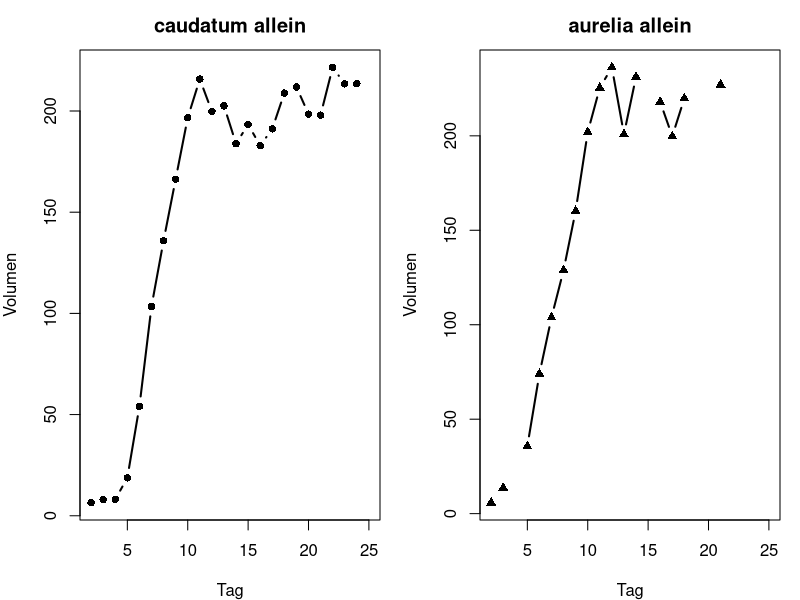
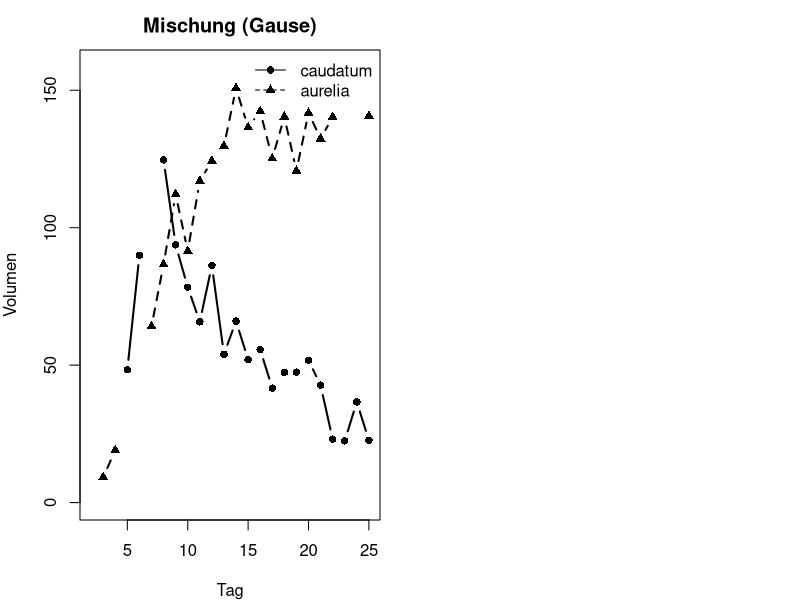
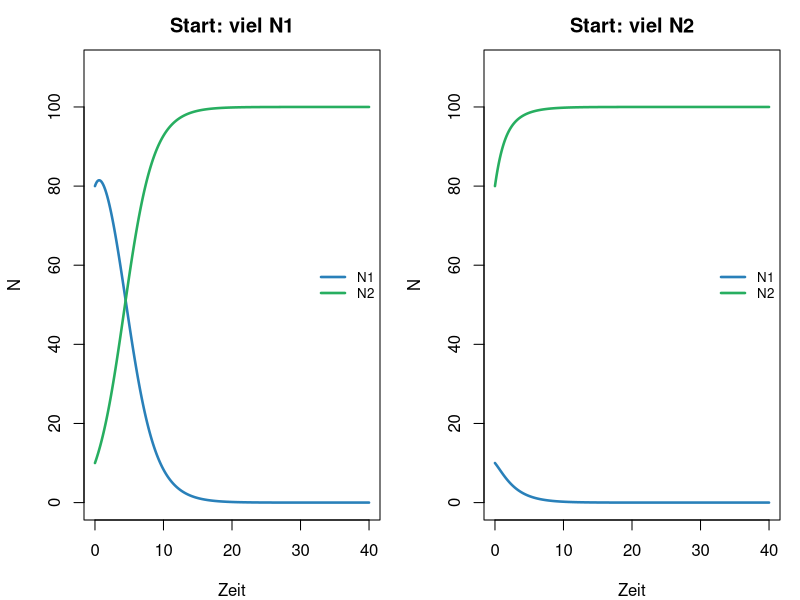
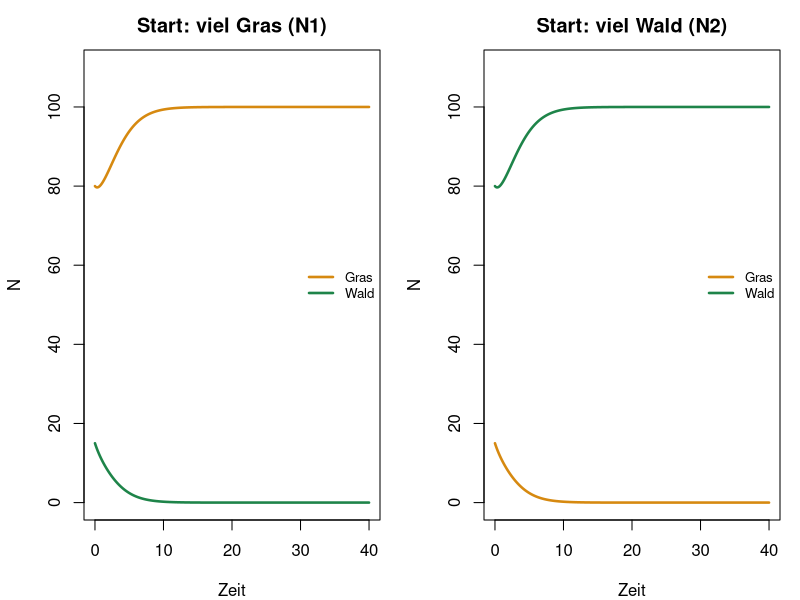
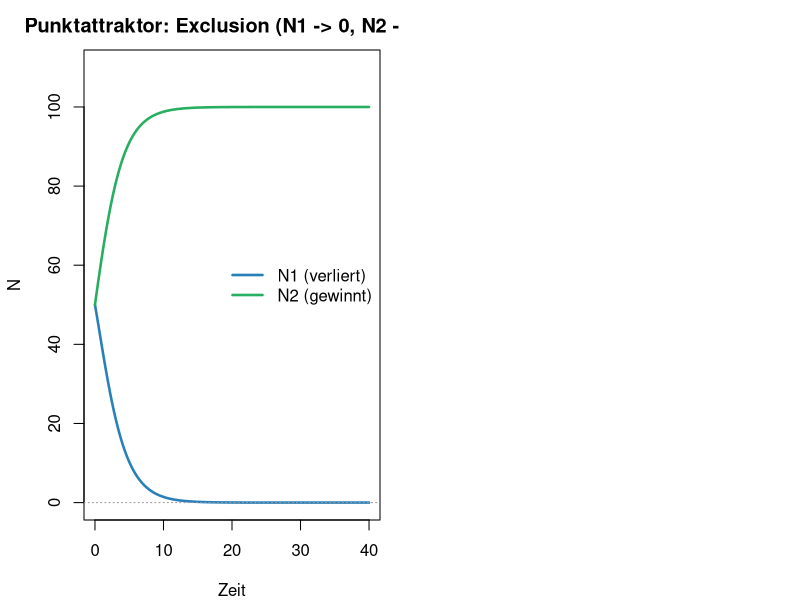
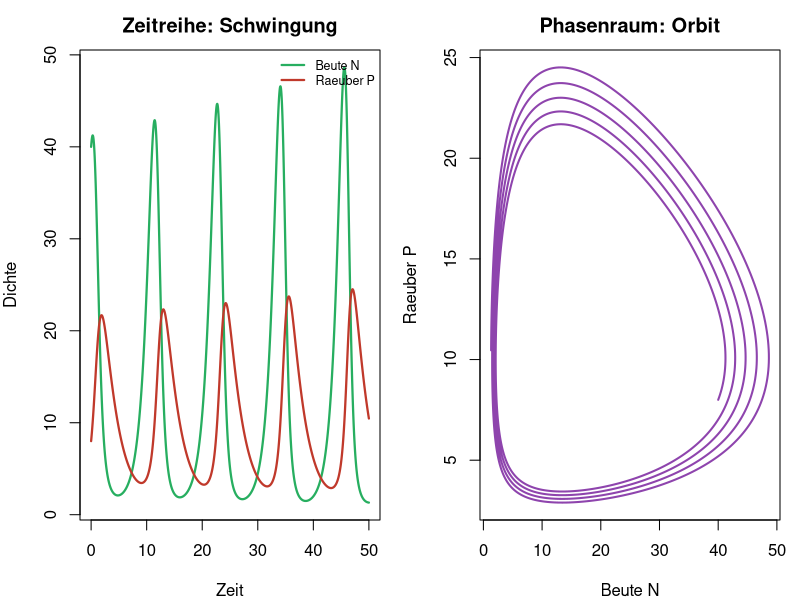
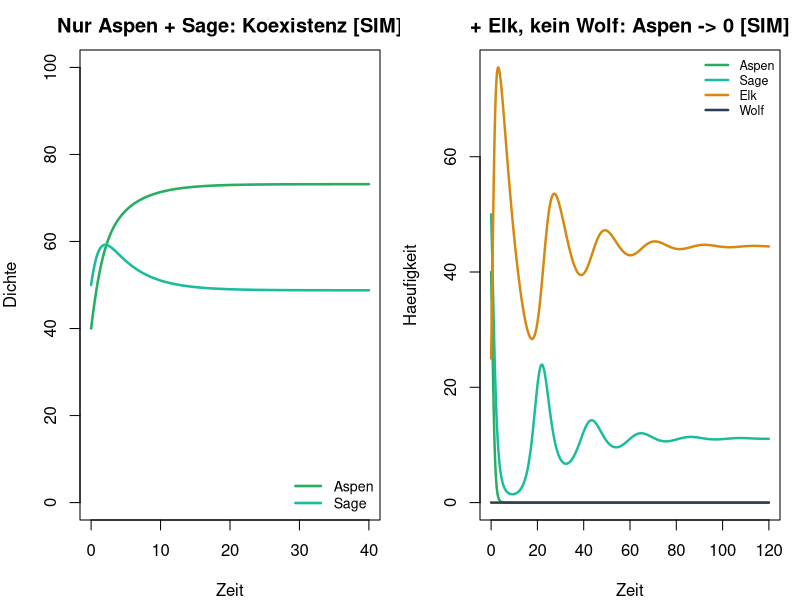
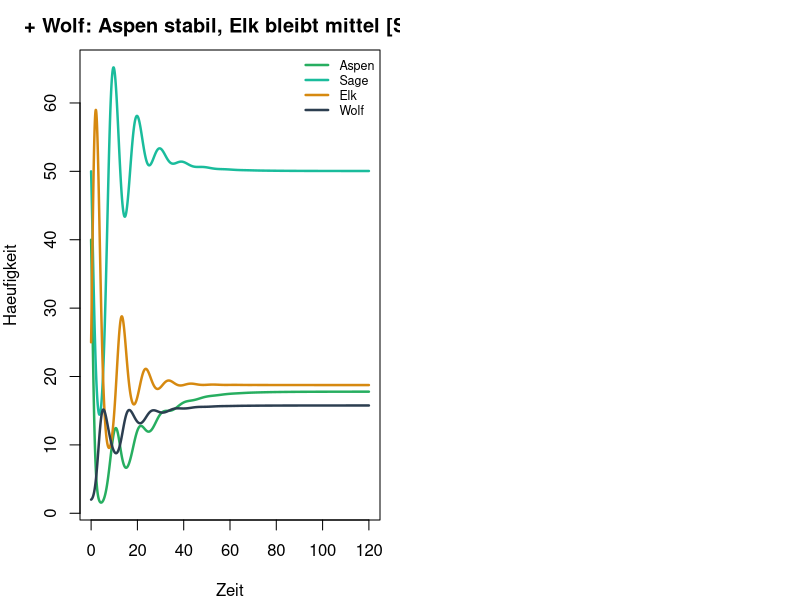

Generate these figures, in order, with R:
## ---- chunk 1
#| fig-height: 3.4
#| fig-width: 8
pc <- read.csv("data/paramecium_caudatum_alone.csv")
pa <- read.csv("data/paramecium_aurelia_alone.csv")
par(mfrow = c(1, 2), mar = c(4, 4, 2.5, 1))
plot(pc$day, pc$volume, type = "b", pch = 16, lwd = 2,
     xlab = "Tag", ylab = "Volumen", main = "caudatum allein")
plot(pa$day, pa$volume, type = "b", pch = 17, lwd = 2,
     xlab = "Tag", ylab = "Volumen", main = "aurelia allein")
## ---- chunk 2
#| fig-height: 3.6
#| fig-width: 7
mix <- read.csv("data/paramecium_competition.csv")
ymax <- max(c(mix$caudatum, mix$aurelia), na.rm = TRUE)
plot(mix$day, mix$caudatum, type = "b", pch = 16, lwd = 2,
     xlab = "Tag", ylab = "Volumen",
     main = "Mischung (Gause)", ylim = c(0, ymax * 1.05))
lines(mix$day, mix$aurelia, type = "b", pch = 17, lwd = 2, lty = 2)
legend("topright", c("caudatum", "aurelia"), pch = c(16, 17), lty = 1:2, bty = "n")
## ---- chunk 3
#| fig-height: 3.8
#| fig-width: 9
next_comp <- function(N1, N2, r1, r2, K1, K2, a12, a21, dt) {
  d1 <- r1 * N1 * (1 - (N1 + a12 * N2) / K1) * dt
  d2 <- r2 * N2 * (1 - (N2 + a21 * N1) / K2) * dt
  c(N1 = max(N1 + d1, 0), N2 = max(N2 + d2, 0))
}
sim_comp <- function(N10, N20, a12, a21, T = 800, dt = 0.05) {
  N1 <- numeric(T + 1); N2 <- numeric(T + 1)
  N1[1] <- N10; N2[1] <- N20
  for (t in 1:T) {
    out <- next_comp(N1[t], N2[t], 1, 1, 100, 100, a12, a21, dt)
    N1[t + 1] <- out["N1"]; N2[t + 1] <- out["N2"]
  }
  data.frame(time = 0:T * dt, N1 = N1, N2 = N2)
}
A <- sim_comp(80, 10, 1.4, 0.5)
B <- sim_comp(10, 80, 1.4, 0.5)
par(mfrow = c(1, 2), mar = c(4, 4.2, 2.5, 1))
matplot(A$time, cbind(A$N1, A$N2), type = "l", lty = 1, lwd = 2.5,
        col = c("#2980b9", "#27ae60"), ylim = c(0, 110),
        xlab = "Zeit", ylab = "N", main = "Start: viel N1")
legend("right", c("N1", "N2"), col = c("#2980b9", "#27ae60"),
       lty = 1, lwd = 2.5, bty = "n", cex = 0.8)
matplot(B$time, cbind(B$N1, B$N2), type = "l", lty = 1, lwd = 2.5,
        col = c("#2980b9", "#27ae60"), ylim = c(0, 110),
        xlab = "Zeit", ylab = "N", main = "Start: viel N2")
legend("right", c("N1", "N2"), col = c("#2980b9", "#27ae60"),
       lty = 1, lwd = 2.5, bty = "n", cex = 0.8)
## ---- chunk 4
#| fig-height: 3.8
#| fig-width: 9
G <- sim_comp(80, 15, 1.5, 1.5)  # Gras voraus
W <- sim_comp(15, 80, 1.5, 1.5)  # Wald voraus
par(mfrow = c(1, 2), mar = c(4, 4.2, 2.5, 1))
matplot(G$time, cbind(G$N1, G$N2), type = "l", lty = 1, lwd = 2.5,
        col = c("#d68910", "#1e8449"), ylim = c(0, 110),
        xlab = "Zeit", ylab = "N", main = "Start: viel Gras (N1)")
legend("right", c("Gras", "Wald"), col = c("#d68910", "#1e8449"),
       lty = 1, lwd = 2.5, bty = "n", cex = 0.8)
matplot(W$time, cbind(W$N1, W$N2), type = "l", lty = 1, lwd = 2.5,
        col = c("#d68910", "#1e8449"), ylim = c(0, 110),
        xlab = "Zeit", ylab = "N", main = "Start: viel Wald (N2)")
legend("right", c("Gras", "Wald"), col = c("#d68910", "#1e8449"),
       lty = 1, lwd = 2.5, bty = "n", cex = 0.8)
## ---- chunk 5
#| fig-height: 3.4
#| fig-width: 7.5
ex <- sim_comp(50, 50, 1.4, 0.5)
matplot(ex$time, cbind(ex$N1, ex$N2), type = "l", lty = 1, lwd = 2.5,
        col = c("#2980b9", "#27ae60"), ylim = c(0, 110),
        xlab = "Zeit", ylab = "N",
        main = "Punktattraktor: Exclusion (N1 -> 0, N2 -> K)")
legend("right", c("N1 (verliert)", "N2 (gewinnt)"),
       col = c("#2980b9", "#27ae60"), lty = 1, lwd = 2.5, bty = "n")
abline(h = 0, lty = 3, col = "grey60")
## ---- chunk 6
#| fig-height: 3.5
#| fig-width: 8.5
sim_pp <- function(N0 = 40, P0 = 8, T = 2500, dt = 0.02) {
  N <- numeric(T + 1); P <- numeric(T + 1)
  N[1] <- N0; P[1] <- P0
  r <- 1.0; a <- 0.1; e <- 0.3; m <- 0.4
  for (t in 1:T) {
    dN <- (r * N[t] - a * N[t] * P[t]) * dt
    dP <- (e * a * N[t] * P[t] - m * P[t]) * dt
    N[t + 1] <- max(N[t] + dN, 0)
    P[t + 1] <- max(P[t] + dP, 0)
  }
  data.frame(time = 0:T * dt, N = N, P = P)
}
pp <- sim_pp()
par(mfrow = c(1, 2), mar = c(4, 4, 2.5, 1))
matplot(pp$time, cbind(pp$N, pp$P), type = "l", lty = 1, lwd = 2.2,
        col = c("#27ae60", "#c0392b"), xlab = "Zeit", ylab = "Dichte",
        main = "Zeitreihe: Schwingung")
legend("topright", c("Beute N", "Raeuber P"), col = c("#27ae60", "#c0392b"),
       lty = 1, lwd = 2.2, bty = "n", cex = 0.75)
plot(pp$N, pp$P, type = "l", lwd = 2, col = "#8e44ad",
     xlab = "Beute N", ylab = "Raeuber P", main = "Phasenraum: Orbit")
## ---- chunk 7
#| fig-height: 3.3
#| fig-width: 7.5
plants <- sim_comp(40, 50, 0.55, 0.7)
matplot(plants$time, cbind(plants$N1, plants$N2), type = "l", lty = 1, lwd = 2.5,
        col = c("#27ae60", "#1abc9c"), ylim = c(0, 100),
        xlab = "Zeit", ylab = "Dichte", main = "Nur Aspen + Sage: Koexistenz [SIM]")
legend("bottomright", c("Aspen", "Sage"),
       col = c("#27ae60", "#1abc9c"), lty = 1, lwd = 2.5, bty = "n", cex = 0.85)
## ---- chunk 8
#| fig-height: 3.9
#| fig-width: 8.8
next_web <- function(x, p, dt) {
  A <- x["Aspen"]; S <- x["Sage"]; E <- x["Elk"]; W <- x["Wolf"]
  dA <- (p$rA * A * (1 - (A + p$aAS * S) / p$K) - p$a_elk_aspen * A * E) * dt
  dS <- (p$rS * S * (1 - (S + p$aSA * A) / p$K) - p$a_elk_sage * S * E) * dt
  dE <- (p$eE * (p$a_elk_aspen * A + p$a_elk_sage * S) * E -
           p$mE * E - p$a_wolf_elk * E * W) * dt
  dW <- (p$eW * p$a_wolf_elk * E * W - p$mW * W) * dt
  c(Aspen = max(A + dA, 0), Sage = max(S + dS, 0),
    Elk = max(E + dE, 0), Wolf = max(W + dW, 0))
}
web_p <- list(
  rA = 1.2, rS = 1.0, K = 100,
  aAS = 0.55, aSA = 0.70,
  a_elk_aspen = 0.035, a_elk_sage = 0.020,
  eE = 0.45, mE = 0.10,
  a_wolf_elk = 0.040, eW = 0.40, mW = 0.30
)
sim_web <- function(Wolf0 = 0, T = 6000, dt = 0.02, p = web_p) {
  X <- matrix(0, T + 1, 4,
              dimnames = list(NULL, c("Aspen", "Sage", "Elk", "Wolf")))
  X[1, ] <- c(Aspen = 40, Sage = 50, Elk = 25, Wolf = Wolf0)
  for (t in 1:T) X[t + 1, ] <- next_web(X[t, ], p, dt)
  data.frame(time = 0:T * dt, X)
}
noW <- sim_web(Wolf0 = 0)
cols <- c(Aspen = "#27ae60", Sage = "#1abc9c", Elk = "#d68910", Wolf = "#2c3e50")
matplot(noW$time, noW[, names(cols)], type = "l", lty = 1, lwd = 2.4,
        col = cols, xlab = "Zeit", ylab = "Haeufigkeit",
        main = "+ Elk, kein Wolf: Aspen -> 0 [SIM]")
legend("topright", names(cols), col = cols, lty = 1, lwd = 2.4, bty = "n", cex = 0.75)
## ---- chunk 9
#| fig-height: 3.9
#| fig-width: 8.8
withW <- sim_web(Wolf0 = 2)
matplot(withW$time, withW[, names(cols)], type = "l", lty = 1, lwd = 2.4,
        col = cols, xlab = "Zeit", ylab = "Haeufigkeit",
        main = "+ Wolf: Aspen stabil, Elk bleibt mittel [SIM]")
legend("topright", names(cols), col = cols, lty = 1, lwd = 2.4, bty = "n", cex = 0.75)
## ---- chunk 10
#| fig-height: 3.8
#| fig-width: 8.5
late <- function(df) colMeans(tail(df[, names(cols)], 1500))
M <- rbind(ohne_Wolf = late(noW), mit_Wolf = late(withW))
par(mfrow = c(1, 2), mar = c(4.5, 4, 2.5, 1))
barplot(t(M[, c("Aspen", "Sage")]), beside = TRUE,
        col = c("#27ae60", "#1abc9c"), ylab = "Mittel (spaete Zeit)",
        main = "Pflanzen", legend.text = c("Aspen", "Sage"),
        args.legend = list(x = "topleft", bty = "n", cex = 0.8))
barplot(t(M[, c("Elk", "Wolf")]), beside = TRUE,
        col = c("#d68910", "#2c3e50"), ylab = "Mittel (spaete Zeit)",
        main = "Tiere", legend.text = c("Elk", "Wolf"),
        args.legend = list(x = "topleft", bty = "n", cex = 0.8))
## ---- chunk 11
#| fig-height: 3.9
#| fig-width: 9
next_rich <- function(x, p, dt) {
  A <- x["Aspen"]; S <- x["Sage"]; E <- x["Elk"]
  W <- x["Wolf"]; C <- x["Coyote"]; B <- x["Beaver"]
  dA <- (p$rA * A * (1 - (A + p$aAS * S) / p$K) *
           (1 + p$fBA * B / (p$hB + B)) - p$aEA * A * E) * dt
  dS <- (p$rS * S * (1 - (S + p$aSA * A) / p$K) - p$aES * S * E) * dt
  dE <- (p$eE * (p$aEA * A + p$aES * S) * E - p$mE * E - p$aWE * E * W) * dt
  dW <- (p$eW * p$aWE * E * W - p$mW * W) * dt
  dC <- (p$rC * C * (1 - C / p$KC) - p$aWC * C * W) * dt
  dB <- (p$rB * B * (A / (p$hA + A)) - p$mB * B * (1 + B / p$KB)) * dt
  c(Aspen = max(A + dA, 0), Sage = max(S + dS, 0),
    Elk = max(E + dE, 0), Wolf = max(W + dW, 0),
    Coyote = max(C + dC, 0), Beaver = max(B + dB, 0))
}
rich_p <- list(
  rA = 1.2, rS = 1.0, K = 100, aAS = 0.55, aSA = 0.70,
  aEA = 0.035, aES = 0.020, eE = 0.45, mE = 0.10,
  aWE = 0.040, eW = 0.40, mW = 0.30,
  rC = 0.70, KC = 28, aWC = 0.022,
  rB = 0.50, hA = 10, mB = 0.16, KB = 12, fBA = 0.30, hB = 5
)
sim_rich <- function(Wolf0 = 0, T = 5500, dt = 0.02, p = rich_p) {
  nm <- c("Aspen", "Sage", "Elk", "Wolf", "Coyote", "Beaver")
  X <- matrix(0, T + 1, 6, dimnames = list(NULL, nm))
  X[1, ] <- c(Aspen = 40, Sage = 50, Elk = 25, Wolf = Wolf0,
              Coyote = 12, Beaver = 3)
  for (t in 1:T) X[t + 1, ] <- next_rich(X[t, ], p, dt)
  data.frame(time = 0:T * dt, X)
}
rich_cols <- c(Aspen = "#27ae60", Sage = "#1abc9c", Elk = "#d68910",
               Wolf = "#2c3e50", Coyote = "#7f8c8d", Beaver = "#8e44ad")
noW_rich <- sim_rich(Wolf0 = 0)
matplot(noW_rich$time, noW_rich[, names(rich_cols)], type = "l", lty = 1,
        lwd = 2.2, col = rich_cols, xlab = "Zeit", ylab = "Haeufigkeit",
        main = "6 Knoten, kein Wolf: Aspen & Biber -> 0, Kojote hoch [SIM]")
legend("topright", names(rich_cols), col = rich_cols, lty = 1, lwd = 2.2,
       bty = "n", cex = 0.7, ncol = 2)
## ---- chunk 12
#| fig-height: 3.9
#| fig-width: 9
withW_rich <- sim_rich(Wolf0 = 2)
matplot(withW_rich$time, withW_rich[, names(rich_cols)], type = "l", lty = 1,
        lwd = 2.2, col = rich_cols, xlab = "Zeit", ylab = "Haeufigkeit",
        main = "Mit Wolf: Aspen + Biber hoch, Kojote runter [SIM]")
legend("topright", names(rich_cols), col = rich_cols, lty = 1, lwd = 2.2,
       bty = "n", cex = 0.7, ncol = 2)
## ---- chunk 13
#| fig-height: 3.7
#| fig-width: 8.5
late6 <- function(df) colMeans(tail(df[, names(rich_cols)], 1200))
M6 <- rbind(ohne = late6(noW_rich), mit = late6(withW_rich))
par(mfrow = c(1, 2), mar = c(4.5, 4, 2.5, 1))
barplot(t(M6[, c("Aspen", "Beaver")]), beside = TRUE,
        col = c("#27ae60", "#8e44ad"), ylab = "Mittel (spaete Zeit)",
        main = "Aspen & Biber", legend.text = c("Aspen", "Biber"),
        args.legend = list(x = "topleft", bty = "n", cex = 0.75))
barplot(t(M6[, c("Coyote", "Wolf")]), beside = TRUE,
        col = c("#7f8c8d", "#2c3e50"), ylab = "Mittel (spaete Zeit)",
        main = "Kojote & Wolf", legend.text = c("Kojote", "Wolf"),
        args.legend = list(x = "topleft", bty = "n", cex = 0.75))
